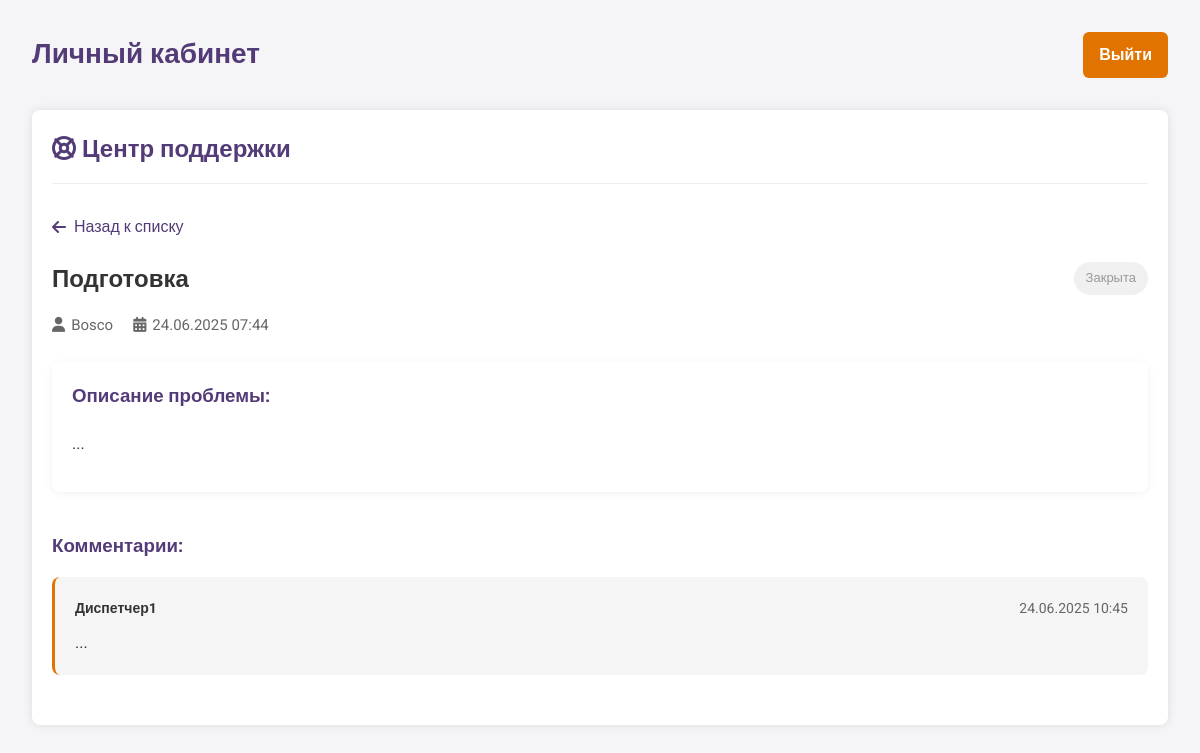
Screenshot of /assets/admin/helpline/helpline.php?ticket=13 (signed in) with the database file from the repository.
### tables this page shows
CREATE TABLE `tickets` (
  `id` int(11) NOT NULL,
  `user_id` int(11) NOT NULL,
  `title` varchar(255) NOT NULL,
  `description` text NOT NULL,
  `status` enum('open','in_progress','closed') DEFAULT 'open',
  `created_at` datetime NOT NULL,
  `updated_at` datetime NOT NULL DEFAULT current_timestamp() ON UPDATE current_timestamp()
);

CREATE TABLE `users` (
  `id` int(11) NOT NULL,
  `username` varchar(50) NOT NULL,
  `password` varchar(255) NOT NULL,
  `email` varchar(100) NOT NULL,
  `role` enum('admin','moderator','user') DEFAULT 'user',
  `created_at` timestamp NULL DEFAULT current_timestamp(),
  `is_banned` tinyint(1) DEFAULT 0,
  `updated_at` timestamp NULL DEFAULT current_timestamp() ON UPDATE current_timestamp()
);

CREATE TABLE `ticket_comments` (
  `id` int(11) NOT NULL,
  `ticket_id` int(11) NOT NULL,
  `user_id` int(11) NOT NULL,
  `comment` text NOT NULL,
  `created_at` datetime NOT NULL
);

### assets/admin/helpline/helpline.php (the view, shortened to what this page needs)
<?php
require_once '../../../includes/db_connect.php';
$is_moderator = ($_SESSION['user_role'] == 'moderator' || $_SESSION['user_role'] == 'admin');
if ($is_moderator) {
    $query = "SELECT t.*, u.username FROM tickets t JOIN users u ON t.user_id = u.id ORDER BY t.created_at DESC";
} else {
    $user_id = $_SESSION['user_id'];
    $query = "SELECT * FROM tickets WHERE user_id = '$user_id' ORDER BY created_at DESC";
}
$tickets_result = mysqli_query($conn, $query);
if (isset($_GET['ticket'])) {
    $ticket_id = mysqli_real_escape_string($conn, $_GET['ticket']);
    $ticket_query = "SELECT t.*, u.username FROM tickets t JOIN users u ON t.user_id = u.id WHERE t.id = '$ticket_id'";
    $ticket_result = mysqli_query($conn, $ticket_query);
    $ticket = mysqli_fetch_assoc($ticket_result);
    $comments_query = "SELECT tc.*, u.username FROM ticket_comments tc JOIN users u ON tc.user_id = u.id WHERE tc.ticket_id = '$ticket_id' ORDER BY tc.created_at ASC";
    $comments_result = mysqli_query($conn, $comments_query);
}
?>
<!DOCTYPE html>
<html lang="ru">
<head>
    <link rel="stylesheet" href="https://cdnjs.cloudflare.com/ajax/libs/font-awesome/6.5.0/css/all.min.css">
    <link rel="stylesheet" href="/assets/css/admin.css?v=<?= time() ?>">
</head>
<body>
<?php include '../includes/admin_header.php'; ?>
<div class="helpline-container">
    <div class="helpline-header">
        <h1><i class="fas fa-life-ring"></i> Центр поддержки</h1>
    </div>
    <div class="helpline-content">
        <?php if (!isset($_GET['ticket'])): ?>
            <div class="tickets-list">
                <div class="tickets-filter">
                    <input type="text" id="ticketSearch" placeholder="Поиск по заявкам...">
                    <?php if ($is_moderator): ?>
                        <select id="statusFilter">
                            <option value="">Все статусы</option>
                            <option value="open">Открытые</option>
                            <option value="in_progress">В работе</option>
                            <option value="closed">Закрытые</option>
                        </select>
                    <?php endif; ?>
                </div>
                <table class="tickets-table">
                    <thead>
                        <tr>
                            <th>ID</th>
                            <th>Тема</th>
                            <th>Статус</th>
                            <th>Автор</th>
                            <th>Дата создания</th>
                            <th>Действия</th>
                        </tr>
                    </thead>
                    <tbody>
                        <?php while ($ticket = mysqli_fetch_assoc($tickets_result)): ?>
                            <tr data-status="<?= $ticket['status'] ?>">
                                <td><?= $ticket['id'] ?></td>
                                <td><?= htmlspecialchars($ticket['title']) ?></td>
                                <td>
                                    <span class="status-badge status-<?= $ticket['status'] ?>">
                                        <?php
                                            switch($ticket['status']) {
                                                case 'open': echo 'Открыта'; break;
                                                case 'in_progress': echo 'В работе'; break;
                                                case 'closed': echo 'Закрыта'; break;
                                            }
                                        ?>
                                    </span>
                                </td>
                                <td><?= htmlspecialchars($ticket['username'] ?? 'Пользователь') ?></td>
                                <td><?= date('d.m.Y H:i', strtotime($ticket['created_at'])) ?></td>
                                <td>
                                    <a href="helpline.php?ticket=<?= $ticket['id'] ?>" class="btn-view"><i class="fas fa-eye"></i></a>
                                    <?php if ($is_moderator): ?>
                                        <a href="#" class="btn-edit" data-id="<?= $ticket['id'] ?>"><i class="fas fa-edit"></i></a>
                                    <?php endif; ?>
                                </td>
                            </tr>
                        <?php endwhile; ?>
                    </tbody>
                </table>
            </div>
        <?php else: ?>
            <div class="ticket-details">
                <a href="helpline.php" class="btn-back"><i class="fas fa-arrow-left"></i> Назад к списку</a>
                <div class="ticket-header">
                    <h2><?= htmlspecialchars($ticket['title']) ?></h2>
                    <span class="status-badge status-<?= $ticket['status'] ?>">
                        <?php
                            switch($ticket['status']) {
                                case 'closed': echo 'Закрыта'; break;
                            }
                        ?>
                    </span>
                </div>
                <div class="ticket-meta">
                    <span><i class="fas fa-user"></i> <?= htmlspecialchars($ticket['username']) ?></span>
                    <span><i class="fas fa-calendar-alt"></i> <?= date('d.m.Y H:i', strtotime($ticket['created_at'])) ?></span>
                </div>
                <div class="ticket-description">
                    <h3>Описание проблемы:</h3>
                    <p><?= nl2br(htmlspecialchars($ticket['description'])) ?></p>
                </div>
                <div class="ticket-comments">
                    <h3>Комментарии:</h3>
                    <div class="comments-list">
                        <?php while ($comment = mysqli_fetch_assoc($comments_result)): ?>
                            <div class="comment-item <?= $comment['user_id'] == $ticket['user_id'] ? 'user-comment' : 'moderator-comment' ?>">
                                <div class="comment-header">
                                    <strong><?= htmlspecialchars($comment['username']) ?></strong>
                                    <span><?= date('d.m.Y H:i', strtotime($comment['created_at'])) ?></span>
                                </div>
                                <div class="comment-body">
                                    <?= nl2br(htmlspecialchars($comment['comment'])) ?>
                                </div>
                            </div>
                        <?php endwhile; ?>
                    </div>
                </div>
            </div>
        <?php endif; ?>
    </div>
</div>
</body>
</html>

### assets/css/admin.css (style rules this page uses)
* { box-sizing: border-box; }
body { margin: 0; font-family: 'Roboto', sans-serif; background-color: #f4f4f9; color: #000000; }
.status-badge { display: inline-block; padding: 4px 10px; border-radius: 12px; font-size: 12px; font-weight: 500; }
.helpline-container { max-width: 1200px; margin: 20px auto; padding: 20px; background-color: #fff; border-radius: 8px; box-shadow: 0 0 10px rgba(0, 0, 0, 0.1); }
.helpline-header { display: flex; justify-content: space-between; align-items: center; margin-bottom: 30px; padding-bottom: 15px; border-bottom: 1px solid #eee; }
.helpline-header h1 { color: #533b77; margin: 0; font-size: 24px; }
.status-badge { padding: 4px 8px; border-radius: 12px; font-size: 12px; font-weight: 500; color: white; }
.status-closed { background-color: #a5a5a5; }
.ticket-details { margin-top: 20px; }
.btn-back { display: inline-block; margin-bottom: 20px; color: #533b77; text-decoration: none; font-weight: 500; }
.ticket-header { display: flex; align-items: center; gap: 15px; margin-bottom: 15px; }
.ticket-header h2 { margin: 0; color: #333; }
.ticket-meta { display: flex; gap: 20px; margin-bottom: 20px; color: #666; font-size: 14px; }
.ticket-description { margin-bottom: 30px; padding: 20px; background-color: #f9f9f9; border-radius: 4px; }
.ticket-description h3 { margin-top: 0; color: #533b77; }
.ticket-comments { margin-top: 30px; }
.ticket-comments h3 { color: #533b77; margin-bottom: 15px; }
.comments-list { margin-bottom: 30px; }
.comment-item { padding: 15px; margin-bottom: 15px; border-radius: 4px; position: relative; }
.moderator-comment { background-color: #f5f5f5; border-left: 3px solid #e17400; }
.comment-header { display: flex; justify-content: space-between; margin-bottom: 10px; font-size: 14px; }
.comment-header strong { color: #333; }
.comment-header span { color: #666; }
.comment-body { color: #333; line-height: 1.5; }
body { font-family: 'Roboto', sans-serif; background-color: #f5f5f7; color: #333; line-height: 1.6; }
.status-badge { padding: 6px 12px; border-radius: 20px; font-size: 13px; font-weight: 500; display: inline-block; }
.status-closed { background-color: #f0f0f0; color: #999; }
.btn-back { display: inline-flex; align-items: center; gap: 8px; color: #533b77; text-decoration: none; font-weight: 500; margin-bottom: 20px; }
.ticket-header { display: flex; align-items: center; justify-content: space-between; margin-bottom: 15px; flex-wrap: wrap; gap: 15px; }
.ticket-meta { display: flex; gap: 20px; margin-bottom: 25px; color: #666; font-size: 15px; }
.ticket-meta span { display: flex; align-items: center; gap: 6px; }
.ticket-description { margin-bottom: 30px; padding: 20px; background-color: white; border-radius: 8px; box-shadow: 0 2px 10px rgba(0, 0, 0, 0.05); }
.ticket-comments { margin-top: 40px; }
.comment-item { padding: 20px; margin-bottom: 15px; border-radius: 8px; position: relative; }
.comment-body { color: #333; line-height: 1.6; }

### rows the page displays
tickets: title "Подготовка", user.username "Bosco", created_at "24.06.2025 07:44", description "..."
ticket_comments: user.username "Диспетчер1", created_at "24.06.2025 10:45", comment "..."

### other values shown
$page_heading "Личный кабинет"
